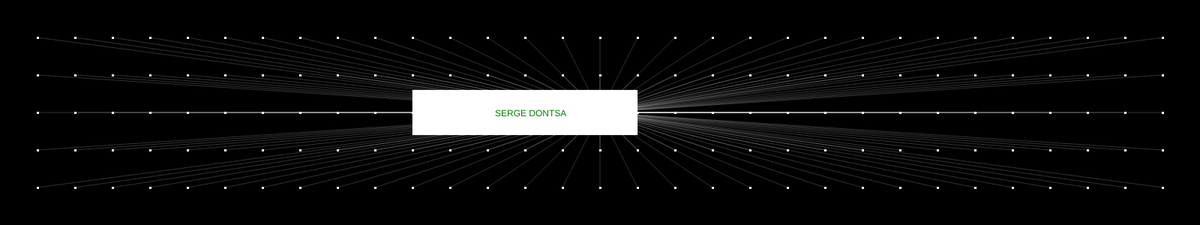
Frame 1 (no input)
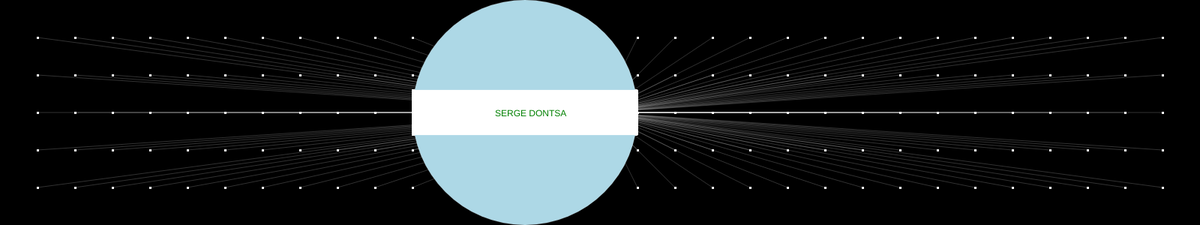
Frame 60 (no input)
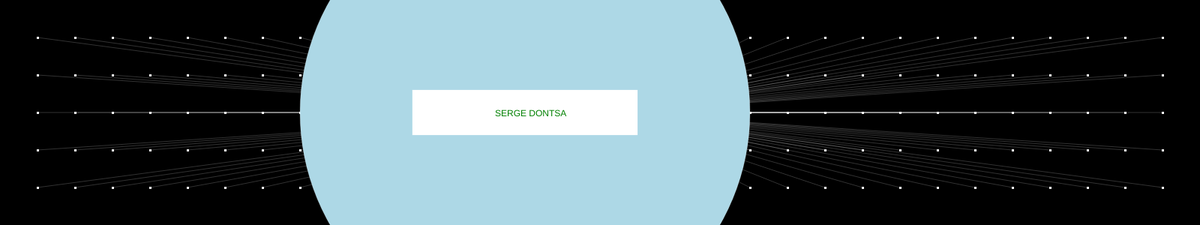
Frame 120 (the mouse pressed at the canvas centre since frame 60)

The p5.js sketch that drew these frames (run headless with seeded random() and noise() and a simulated clock; from frame 60 on, the mouse is pressed at the canvas centre):

// p5.js sketch
// ── sketch.js

diam1 = 5;
function setup() 
{

 createCanvas(1600, 300); 
  background(0); 
  noStroke(); 

  var gridSize = 50;

  for (var x = gridSize; x <= width - gridSize; x += gridSize) {

    for (var y = gridSize; y <= height - gridSize; y += gridSize) {
      noStroke();
      fill(255);
      rect(x-1, y-1, 3, 3);
      stroke(255, 50);
      line(x, y, width/2, height/2);
    }
  }



}

function draw()
{
	//background ("#003366");
	//document.write('Serge Dontsa');
	fill("#ADD8E6");
	ellipse(700, 150, diam1, diam1);
	diam1 = diam1+5;

	rectMode(RADIUS);
	fill(255);
	rect(700, 150, 150, 30);

	fill('green');
	text("SERGE DONTSA", 660 ,155);



}
